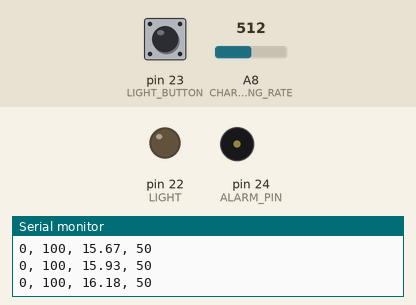
Simulated run of this sketch. Board: Arduino Mega 2560, built with avr-gcc and run on an emulated ATmega2560. On the bench: output pins drawn as LEDs (lit = HIGH), buzzer (waves = sounding), the last lines printed to the serial monitor. Inputs (shaded band) come from the test bench; at power-on: pin 23 (LIGHT_BUTTON) HIGH, A8 (CHARGING_RATE) = 512.

Above: at 1.2 s.
1.3 s: pin 23 (LIGHT_BUTTON) pulled LOW for 0.15 s
At 2.5 s:
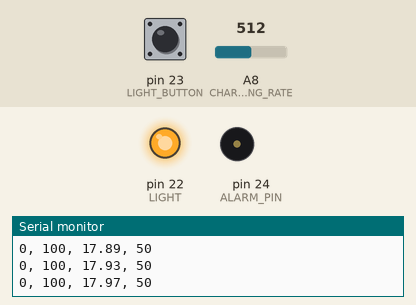
2.9 s: A8 (CHARGING_RATE) set to 330
5.9 s: A8 (CHARGING_RATE) set to 307
At 7.0 s:
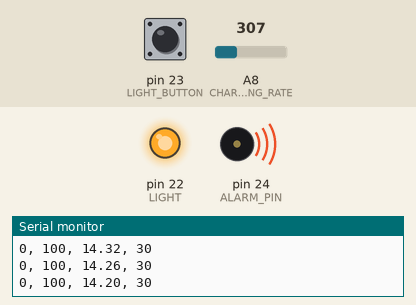
At 11.0 s:
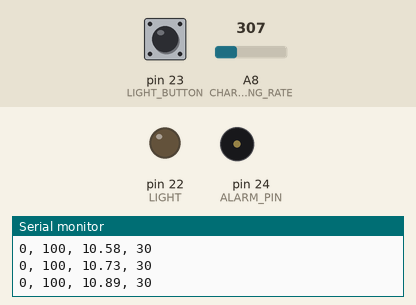
Timing chart, 0 to 12.5 s (numbered marks = the images above; inputs shaded):
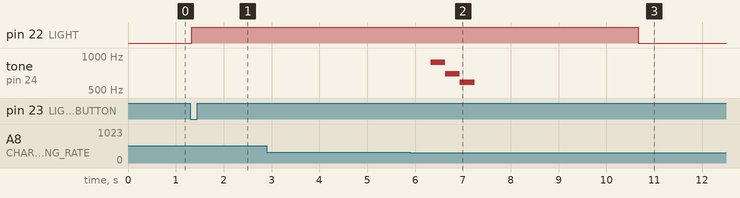

The sketch:

ch1_chargingBuzzer.ino
```cpp
/*
 * Day 0 - AI Apocalypse by inventr.io
 * Learn more at https://inventr.io/PLACEHOLDER
 *
 * Building a battery charging controller.
 *
 * We have batteries to store the power generated by our solar panels, but the charging
 * was handled by the building AI, which has been disabled.
 *
 * We'll use a HERO XL to control the charging and use of our battery array, using a
 * photoresistor to simulate our solar panels and variables in the code to track our
 * battery level.
 *
 * A photoresistor is a light-sensitive component that changes resistance based on the
 * amount of light it receives.  When light increases, the resistance decreases.
 *
 * Since we'll be powering our lights from the batteries we'll be adding on to our
 * previous switched light circuit and code.
 *
 * Alex Eschenauer
 * David Schmidt
 */

/*
 * Arduino language concepts introduced in this lesson.
 *
 * - Analog input pins
 * - Serial console
 * - Serial plotter
 * - Floating point numbers/variables
 * - map()
 * - += (compound addition)
 */
#include "Arduino.h"

/* Choosing what pin to use.
 * This project only needs digital pins.  So, on the Hero XL we *could* use any digital or analog pin
 * (D0-D53, A0-A15).  However, some pins support specialized functions and in later lessons we will be
 * using multiple parts, some of which will use some of those special functions.  So, let's start out
 * on the right foot by trying to use the most basic pin we can for each of our parts.
 *
 * Skip: A0-A15 (save for Analog),
 *       D0/D1 (used by USB and Serial)
 *       D14-D19 (used by Serial 1-3)
 *       D2/D3, D18-D21 (used for external interrupts)
 *       D13 (this pin controls the build in LED on the HERO XL board (LED_BUILTIN)),
 *       D2-D13, D44-D46 (used for Pulse Width Modulation (PWM))
 *       D50 (MISO), D51 (MOSI), D52 (SCK), D53 (SS).  (used for SPI communication)
 *       D20 (SDA), D21 (SCL).  (used for I2C communication using the Wire library)
 * Recommended for fewest conflicts:
 *    D22-D43, D47-D49, A8-A15
 */
const uint8_t LIGHT = 22;          // LED on pin 22
const uint8_t LIGHT_BUTTON = 23;   // Button (light switch) on pin 23
const uint8_t ALARM_PIN = 24;      // Active buzzer simulating our alarm speakers
const uint8_t CHARGING_RATE = A8;  // Photoresistor input simulating battery charge rate

/*
 * NOTE: While HIGH/LOW now make more sense when using a pull-down resistor, it still
 *       makes even MORE clear using PRESSED / NOT_PRESSED.  However, now we set
 *       PRESSED equal to HIGH.  We can also use ON / OFF for our lights.
 */
const uint8_t PRESSED = LOW;       // Button input pin reads LOW when pressed
const uint8_t NOT_PRESSED = HIGH;  // Button input pin reads HIGH when NOT pressed
const uint8_t ON = HIGH;           // Lights are ON when pin is HIGH
const uint8_t OFF = LOW;           // Lights are OFF when pin is LOW

// Here are some constants used to determine how much to add to our simulated battery every
// time through our loop().  Many are also defined as floats to force the entire espression
// to use floating point math.

// Many battery types can be damaged over time if always charged to 100% or fully discharged.  Thus,
// in normal use we'll only charge up to the HIGH_BATTERY_LIMIT and turn off our batteries when
// LOW_BATTERY_LIMIT is reached.
const float LOW_BATTERY_LIMIT = 10;   // Turn off power use when battery charge drops below this value
const float HIGH_BATTERY_LIMIT = 90;  // Stop charging battery here to minimize battery degredation

// It is hard on a battery when charging is started and stopped often.  Because of this, when we
// start drawing power from our HIGH_BATTERY_LIMIT we won't begin to charge until battery level drops
// below this level.
const float RESUME_CHARGING_AT = HIGH_BATTERY_LIMIT - 5.0;

// Warn users when current charge level approaches lower limit
const float LOW_BATTERY_WARNING = LOW_BATTERY_LIMIT + 5.0;

const uint8_t SECONDS_TO_FULL = 15;    // For our simulation, fully charge battery in this many seconds
const uint8_t LOOPS_PER_SECOND = 20;   // Run this many loops per second, quick enough for light switch
const int AVERAGE_CHARGE_LEVEL = 530;  // Photoresistor reads approximately this value for room light.

// Now, using those constants we can calculate (at average room light) how much to charge our battery
// every time through our loop().  We could do this in one long calculation, but to show you how it was
// derived we'll show every incremental step.

// How many percentage points from our lowest charge to our highest charge?
const float PERCENTAGE_FROM_EMPTY_TO_FULL = HIGH_BATTERY_LIMIT - LOW_BATTERY_LIMIT;

// We want to simulate a full charge in SECONDS_TO_FULL, so we charge this much per second
const float PERCENTAGE_PER_SECOND = PERCENTAGE_FROM_EMPTY_TO_FULL / SECONDS_TO_FULL;

// To keep our light switch responsive, we run loop() many times per second using delay()
// so we should add this much charge per loop() execution.
const float PERCENTAGE_PER_LOOP = PERCENTAGE_PER_SECOND / LOOPS_PER_SECOND;

// This value is how much charge to add to our battery for every unit read from our
// photoresistor.  If our analog pin reads AVERAGE_CHARGE_LEVEL then we should reach
// full charge in SECONDS_TO_FULL seconds.
const float CHARGE_PER_LIGHT_UNIT = PERCENTAGE_PER_LOOP / AVERAGE_CHARGE_LEVEL;

void setup() {
  // Intialize Serial class, used to communicate with the Arduino IDE Serial Monitor
  Serial.begin(9600);  // Initialize Serial, set speed to 9600 bits/second (baud)
  while (!Serial) {
    ;  // wait for serial port to connect.
  }
  pinMode(LIGHT, OUTPUT);               // LED representing our light (output)
  pinMode(LIGHT_BUTTON, INPUT_PULLUP);  // Button controlling light (input with pull-up resistor)
  pinMode(CHARGING_RATE, INPUT);        // Photoresistor analog input
  pinMode(ALARM_PIN, OUTPUT);           // Set Alarm pin to OUTPUT
}

/* Global Variables
 *
 * These variables need to maintain their state between runs of the loop so they
 * need to be defined with global variable scope.  They're placed right above loop()
 * for easy reference.
 *
 * Since our battery will charge only a small amount every time through our loop
 * we need to track numbers smaller than 1.  Arduino language supports floating point
 * numbers (https://www.arduino.cc/reference/en/language/variables/data-types/float/)
 * and we'll use them in these sketches to track our battery charging.
 */
float battery_charge_percentage = LOW_BATTERY_LIMIT;  // Battery level in percent.  Starts out discharged.

bool light_on = false;                     // we start with the light turned off
bool previous_button_state = NOT_PRESSED;  // start out with button NOT pressed

// Since we now cannot determine whether to charge by simply tracking the current battery level
// we need to track whether our battery is currently charging or not.
bool charging = true;

// Keep track of previous charge level so we can detect when we first drop below
// our warning level.  Start with our beginning level.
float previous_charge_percentage = battery_charge_percentage;

// How long to delay while beeping the buzzer (in milliseconds).
const int BUZZER_DELAY = 300;   // Delay this much while beeping the buzzer

unsigned long buzzer_delay_start = 0; // when did our last buzzer state change

const int TONES[] = {880, 698, 587};
bool playing_tones = false;
int current_tone;

void loop() {
  /*
   * We can do more than one thing inside our loop() code.  Since the photoresistor is new
   * let's handle that first, but then we can still handle switching our light on/off.
   */
  int current_charging_rate = analogRead(CHARGING_RATE);  // Read "charging rate" from our photoresistor (0-1023)

  // Using our constant from above, multiply our reading from the photoresistor by
  // that constant to see how much to add this loop()
  float new_charge = current_charging_rate * CHARGE_PER_LIGHT_UNIT;

  // If we're currently charging add any new charge to our battery.
  if (charging) {
    battery_charge_percentage += new_charge;
  }

  // If our light is on, we subtract charge from the battery.  For our simulation, that
  // amount is below our average charge reading so that the battery charge will increase
  // during the "day" (though slower) and decrease when the charge rate drops (like at
  // night.)
  if (light_on) {
    battery_charge_percentage = battery_charge_percentage - (CHARGE_PER_LIGHT_UNIT * AVERAGE_CHARGE_LEVEL * .8);
  }

  // Sound warning when battery level drops below warning
  if (previous_charge_percentage >= LOW_BATTERY_WARNING &&
      battery_charge_percentage < LOW_BATTERY_WARNING) {
    playing_tones = true;
    current_tone = 0;
  }

  if (playing_tones) {
    int current_millis = millis();  // Get current millis() count
    if (current_millis - buzzer_delay_start > BUZZER_DELAY) {
      if (current_tone < sizeof(TONES) / sizeof(int)) {
        tone(ALARM_PIN, TONES[current_tone++]);
        // Serial.print("play tone ");
        // Serial.println(current_tone);
        buzzer_delay_start = current_millis;  // Save start time
      } else {
        // Serial.println("stop playing");
        noTone(ALARM_PIN);
        playing_tones = false;
      }
    }
  }

  // If our light is on and our charge reaches our low battery limit then
  // turn out the light.
  if (light_on && battery_charge_percentage < LOW_BATTERY_LIMIT) {
    digitalWrite(LIGHT, OFF);  // Light is on, turn it off
    light_on = false;          // ... and save it's new state
  }

  // When battery reaches the high battery limit we turn off charging.  We do not
  // turn it back on until we drop below the RESUME_CHARGING_AT level so that we
  // don't turn the charging on/off ever time through the loop (which would be
  // bad for our batteries).
  if (battery_charge_percentage < RESUME_CHARGING_AT) {
    charging = true;
  }

  // If we've reached our high battery limit then turn off charging.  It will
  // remain off until our battery charge drops below RESUME_CHARGING_AT.
  if (battery_charge_percentage > HIGH_BATTERY_LIMIT) {
    // battery_charge_percentage = HIGH_BATTERY_LIMIT;
    charging = false;
  }

  // Save current charge level for next tinme through loop()
  previous_charge_percentage = battery_charge_percentage;

  // Output the numbers we wish to plot using the Serial Plotter.  The first two numbers
  // are just to show the 0% and 100% charged points so the plotter won't continuously
  // change the scale.
  Serial.print(0);    // show line in plotter for 0% charge
  Serial.print(", ");
  Serial.print(100);  // show line in plotter for 100% charge
  Serial.print(", ");
  Serial.print(battery_charge_percentage);  // show current battery charge in percent
  Serial.print(", ");
  Serial.println(map(current_charging_rate, 0, 1023, 0, 100));  // show charge rate, in percent

  // =========== Second part of loop is our prior button / LED control

  // Since we only use the button state *inside* loop() we declare it here as a local variable.
  uint8_t button_state = digitalRead(LIGHT_BUTTON);  // read current button state and save it

  // first check to see if the button state has changed since last loop()
  if (button_state != previous_button_state) {
    if (button_state == PRESSED) {  // if our NEW state is PRESSED this is a new button press
      // then toggle our light, turning it of if it's on, and on if it's off.
      if (light_on) {
        digitalWrite(LIGHT, LOW);   // Light is on, turn it off
        light_on = false;           // ... and save it's new state
      } else {                      // Light must be off
        digitalWrite(LIGHT, HIGH);  // turn on light
        light_on = true;            // ... and save it's new state
      }
    }
    // Since button state changed, let's save its current state for next time through loop()
    previous_button_state = button_state;
  }

  // Set delay time to get our desired number of loop() runs per second.
  delay(1000 / LOOPS_PER_SECOND);
}
```

Measured:
- the behaviour switches between 314 and 313 on A8 (CHARGING_RATE) (found by bisection; images 1 and 2)
- after the input at 1.3 s, pin 22 (LIGHT): LOW → HIGH at once
- after the input at 5.9 s, pin 22 (LIGHT): HIGH → LOW after 4.8 s instead of 5.9 s
